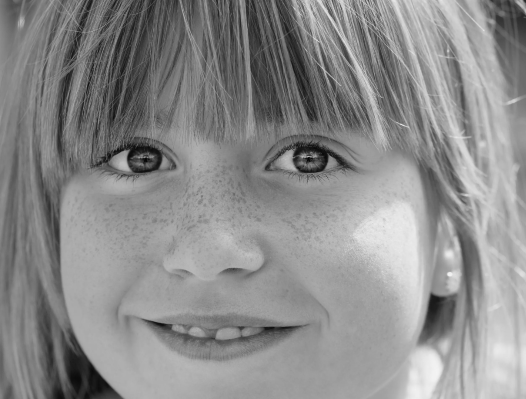
#> input picture 00_MyPractice/learning/04_canny/image/girl1.png, 526 x 399 px, found by its file name
$ jupyter execute 'gamma矫正.ipynb'
#> lines starting #> are read from the running program, lines starting #| are printed output that depends on the picture
### gamma矫正
矫正公式：
$f(x)=x^{\gamma}$

[cell 1]
import cv2
import numpy as np

img = cv2.imread('image\girl1.png')
#> img is the input picture: shape (399, 526, 3); min 5, max 244, mean 139.3
img = cv2.cvtColor(img,cv2.COLOR_BGR2GRAY)
#> img: shape (399, 526)
img = img/255.
img1 = np.power(img/float(np.max(img)), 1.5)
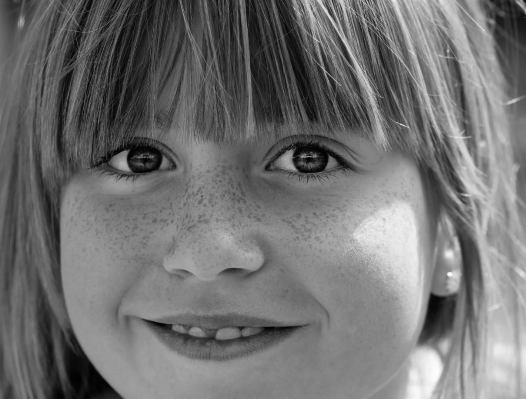
#> img1: shape (399, 526) float64; min 0.00293, max 1, mean 0.446

img2 = np.power(img/float(np.max(img)), 1/1.5)
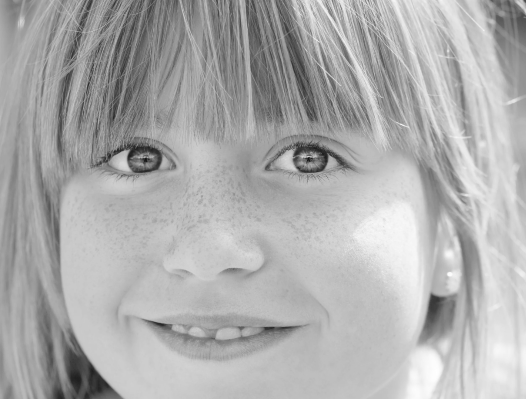
#> img2: shape (399, 526) float64; min 0.0749, max 1, mean 0.681

#print(img1)
imgs = np.hstack((img, img1, img2))
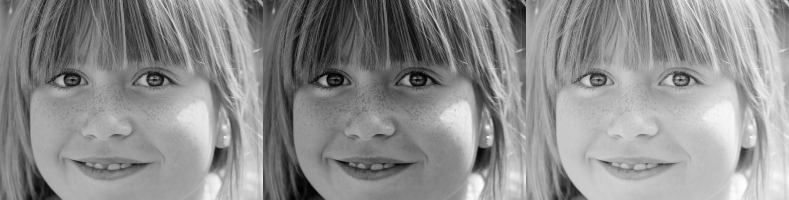
#> imgs: shape (399, 1578) float64 (shown at 1/2 size); min 0.00293, max 1, mean 0.558
cv2.imshow('org, gamma=1.5, gamma=1/1.5',imgs)
cv2.waitKey(0)
cv2.destroyAllWindows()
